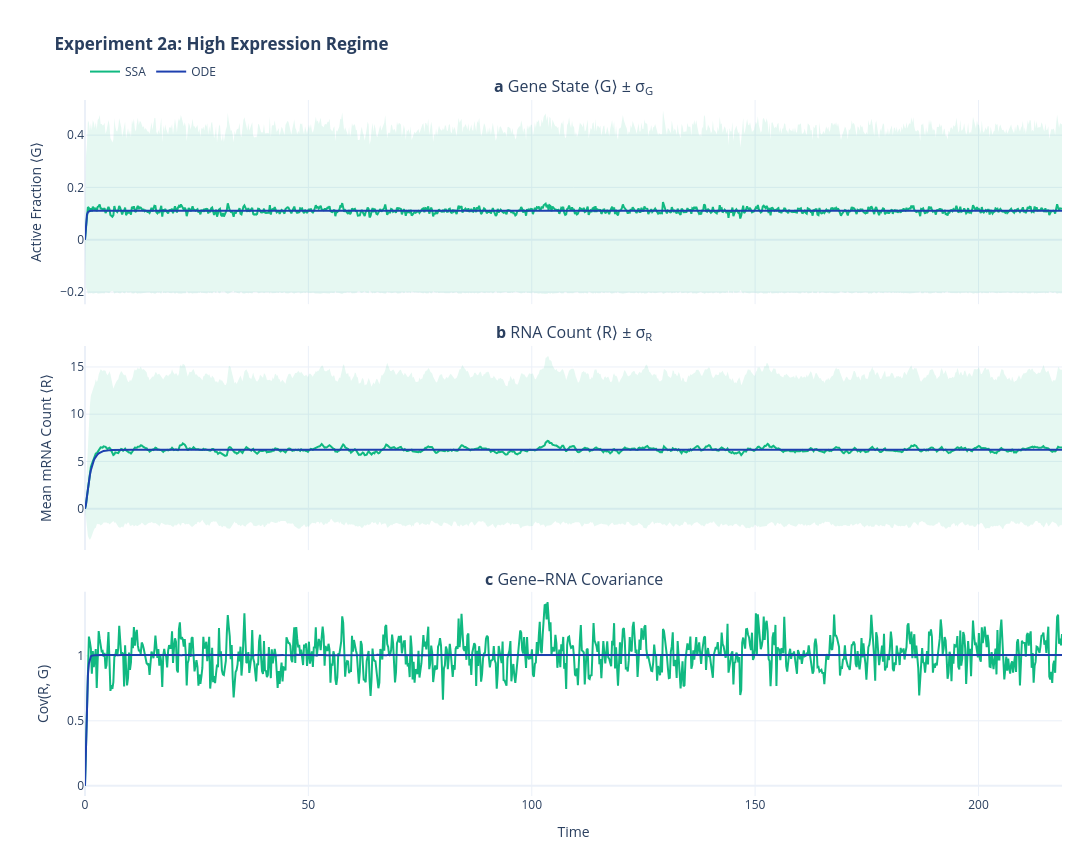

Notebook code cell kept with this figure:
### Markdown cell above
### 2. Expression level — **2a. High** ($k_{\text{on}}=0.5,\; k_{\text{off}}=4,\; k_{\text{syn}}=56$)

TATA + Inr: large burst size ($k_{\text{syn}}/k_{\text{off}}\approx 14$) → high steady-state ⟨R⟩.

### Code cell
run_comparison(
    title="Experiment 2a: High Expression Regime",
    k_on=0.5,
    k_off=4,
    k_syn=56,
)

### Figure 1 — Plotly figure (JSON) as saved in the notebook; plotly's stock layout.template omitted (floating-point values rounded to 4 significant figures; data arrays with more than 128 entries replaced by an {"elided": "..."} marker saying what was removed)
{"data": [{"hoverinfo": "skip", "legendgroup": "ssa", "line": {"width": 0}, "showlegend": false, "type": "scatter", "x": {"elided": "1000 float values"}, "xaxis": "x", "y": {"elided": "1000 float values"}, "yaxis": "y"}, {"fill": "tonexty", "fillcolor": "rgba(16, 185, 129, 0.10)", "hoverinfo": "skip", "legendgroup": "ssa", "line": {"width": 0}, "showlegend": false, "type": "scatter", "x": {"elided": "1000 float values"}, "xaxis": "x", "y": {"elided": "1000 float values"}, "yaxis": "y"}, {"hovertemplate": "SSA ⟨G⟩ = %{y:.3f}<extra></extra>", "legendgroup": "ssa", "line": {"color": "#10B981", "width": 2}, "name": "SSA", "showlegend": true, "type": "scatter", "x": {"elided": "1000 float values"}, "xaxis": "x", "y": {"elided": "1000 float values"}, "yaxis": "y"}, {"hovertemplate": "ODE ⟨G⟩ = %{y:.3f}<extra></extra>", "legendgroup": "ode", "line": {"color": "#1E40AF", "width": 2}, "name": "ODE", "showlegend": true, "type": "scatter", "x": {"elided": "1000 float values"}, "xaxis": "x", "y": {"elided": "1000 float values"}, "yaxis": "y"}, {"hoverinfo": "skip", "legendgroup": "ssa", "line": {"width": 0}, "showlegend": false, "type": "scatter", "x": {"elided": "1000 float values"}, "xaxis": "x2", "y": {"elided": "1000 float values"}, "yaxis": "y2"}, {"fill": "tonexty", "fillcolor": "rgba(16, 185, 129, 0.10)", "hoverinfo": "skip", "legendgroup": "ssa", "line": {"width": 0}, "showlegend": false, "type": "scatter", "x": {"elided": "1000 float values"}, "xaxis": "x2", "y": {"elided": "1000 float values"}, "yaxis": "y2"}, {"hovertemplate": "SSA ⟨R⟩ = %{y:.1f}<extra></extra>", "legendgroup": "ssa", "line": {"color": "#10B981", "width": 2}, "showlegend": false, "type": "scatter", "x": {"elided": "1000 float values"}, "xaxis": "x2", "y": {"elided": "1000 float values"}, "yaxis": "y2"}, {"hovertemplate": "ODE ⟨R⟩ = %{y:.1f}<extra></extra>", "legendgroup": "ode", "line": {"color": "#1E40AF", "width": 2}, "showlegend": false, "type": "scatter", "x": {"elided": "1000 float values"}, "xaxis": "x2", "y": {"elided": "1000 float values"}, "yaxis": "y2"}, {"hovertemplate": "SSA Cov = %{y:.3f}<extra></extra>", "legendgroup": "ssa", "line": {"color": "#10B981", "width": 2}, "showlegend": false, "type": "scatter", "x": {"elided": "1000 float values"}, "xaxis": "x3", "y": {"elided": "1000 float values"}, "yaxis": "y3"}, {"hovertemplate": "ODE Cov = %{y:.3f}<extra></extra>", "legendgroup": "ode", "line": {"color": "#1E40AF", "width": 2}, "showlegend": false, "type": "scatter", "x": {"elided": "1000 float values"}, "xaxis": "x3", "y": {"elided": "1000 float values"}, "yaxis": "y3"}], "layout": {"annotations": [{"font": {"size": 16}, "showarrow": false, "text": "<b>a</b> Gene State ⟨G⟩ ± σ<sub>G</sub>", "x": 0.5, "xanchor": "center", "xref": "paper", "y": 1.0, "yanchor": "bottom", "yref": "paper"}, {"font": {"size": 16}, "showarrow": false, "text": "<b>b</b> RNA Count ⟨R⟩ ± σ<sub>R</sub>", "x": 0.5, "xanchor": "center", "xref": "paper", "y": 0.6467, "yanchor": "bottom", "yref": "paper"}, {"font": {"size": 16}, "showarrow": false, "text": "<b>c</b> Gene–RNA Covariance", "x": 0.5, "xanchor": "center", "xref": "paper", "y": 0.2933, "yanchor": "bottom", "yref": "paper"}], "height": 850, "hovermode": "x", "legend": {"bgcolor": "rgba(255, 255, 255, 0.5)", "groupclick": "togglegroup", "orientation": "h", "x": 0, "xanchor": "left", "y": 1.02, "yanchor": "bottom"}, "margin": {"b": 50, "l": 85, "r": 30, "t": 100}, "title": {"text": "<b>Experiment 2a: High Expression Regime</b>"}, "width": 1100, "xaxis": {"anchor": "y", "domain": [0.0, 1.0], "matches": "x3", "showticklabels": false}, "xaxis2": {"anchor": "y2", "domain": [0.0, 1.0], "matches": "x3", "showticklabels": false}, "xaxis3": {"anchor": "y3", "domain": [0.0, 1.0], "title": {"text": "Time"}}, "yaxis": {"anchor": "x", "domain": [0.7067, 1.0], "title": {"text": "Active Fraction ⟨G⟩"}}, "yaxis2": {"anchor": "x2", "domain": [0.3533, 0.6467], "title": {"text": "Mean mRNA Count ⟨R⟩"}}, "yaxis3": {"anchor": "x3", "domain": [0.0, 0.2933], "title": {"text": "Cov(R, G)"}}}}
